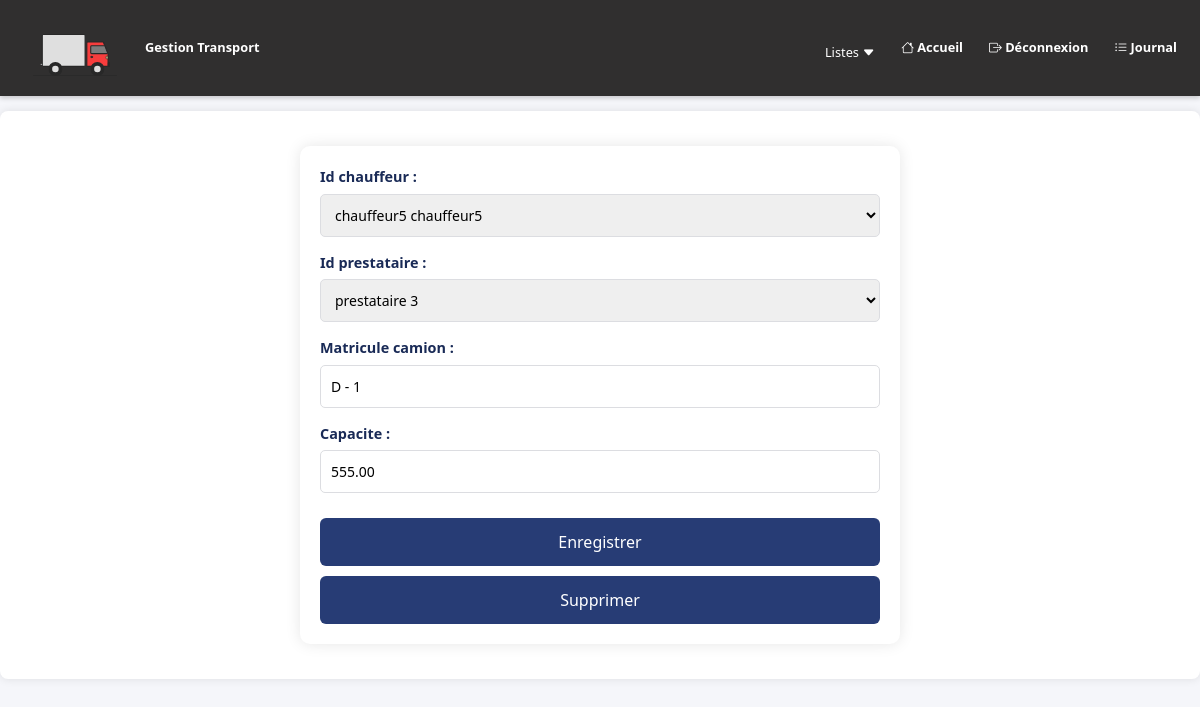
Page /modifier_camion/73/ on the committed database.
### app/models.py (models this page shows, shortened)
class chauffeur(models.Model):
    id_chauffeur = models.AutoField(primary_key=True)
    nom_chauffeur = models.CharField(max_length=50)
    prenom_chauffeur = models.CharField(max_length=50)
    permis_chauffeur = models.CharField(max_length=20, unique=True)
    prestataire = models.ForeignKey('prestataire', on_delete=models.CASCADE, null=True, blank=True)
    qr_code = models.ImageField(upload_to='qr_codes/', blank=True, null=True)
    def __str__(self):
        return f"{self.nom_chauffeur} {self.prenom_chauffeur}"

class prestataire(models.Model):
    id_prestataire = models.AutoField(primary_key=True)
    nom_prestataire = models.CharField(max_length=100)
    adresse_prestataire = models.CharField(max_length=255)
    frais_prestataire = models.DecimalField(max_digits=10, decimal_places=2)
    telephone_prestataire = models.CharField(max_length=15, unique=True)
    qr_code = models.ImageField(upload_to='qr_codes/', blank=True, null=True)
    def __str__(self):
        return self.nom_prestataire

class camion(models.Model):
    id_camion = models.AutoField(primary_key=True)
    id_chauffeur = models.ForeignKey('chauffeur', on_delete=models.CASCADE)
    id_prestataire = models.ForeignKey('prestataire', on_delete=models.SET_NULL, null=True, blank=True)
    matricule_camion = models.CharField(max_length=20, unique=True)
    capacite = models.DecimalField(max_digits=10, decimal_places=2)

### app/views.py (the view)
# urls.py: path('modifier_camion/<int:id_camion>/', views.modifier_camion, name='modifier_camion'),
def modifier_camion(request, id_camion):
    camion_obj = get_object_or_404(camion, id_camion=id_camion)
    if request.method == 'POST':
        if 'delete' in request.POST:
            camion_obj.delete()
            return redirect('success_message')
        form = CamionForm(request.POST, instance=camion_obj)
        if form.is_valid():
            form.save()
            return redirect('success_message')
    else:
        form = CamionForm(instance=camion_obj)
    return render(request, 'modifier_camion.html', {'form': form})

### app/forms.py (shortened to what this page needs)
class CamionForm(forms.ModelForm):
    class Meta:
        model = camion
        fields = ['id_camion', 'id_chauffeur', 'id_prestataire', 'matricule_camion',
                  'capacite']
    def __init__(self, *args, **kwargs):
        super().__init__(*args, **kwargs)
        self.fields['id_prestataire'].required = False

### app/templates/modifier_camion.html (shortened to what this page needs)
{% extends "base.html" %}
{% block content %}
<form method="post">
  {{ form.as_p }}
  <button type="submit">Enregistrer</button>
  <button type="submit" name="delete"
          onclick="return confirm('Voulez-vous vraiment supprimer ce camion ?');">
    Supprimer
  </button>
</form>
{% endblock %}

### app/templates/base.html (style rules this page uses)
body { font-family: 'Segoe UI', Tahoma, Geneva, Verdana, sans-serif; background-color: #f5f6fa; color: #2f3640; margin: 0; padding: 0; padding-bottom: 20px; overflow-x: hidden; }
form { max-width: 600px; margin: 20px auto; background-color: #fff; padding: 20px; border-radius: 10px; box-shadow: 0 0 15px rgba(0, 0, 0, 0.1); }
form p { margin-bottom: 15px; }
label { font-weight: 600; display: block; margin-bottom: 6px; color: #192a56; font-size: 0.9rem; }
input, select, textarea { width: 100%; padding: 10px; border: 1px solid #dcdde1; border-radius: 5px; box-sizing: border-box; font-size: 14px; transition: 0.3s; }
button { padding: 12px; border: none; border-radius: 6px; cursor: pointer; font-size: 16px; margin-top: 10px; width: 100%; transition: 0.3s ease; background-color: #273c75; color: white; }

### rows in the picture
chauffeur: id_chauffeur "chauffeur5 chauffeur5"
prestataire: id_prestataire "prestataire 3"
camion: matricule_camion "D - 1", capacite "555.00"
